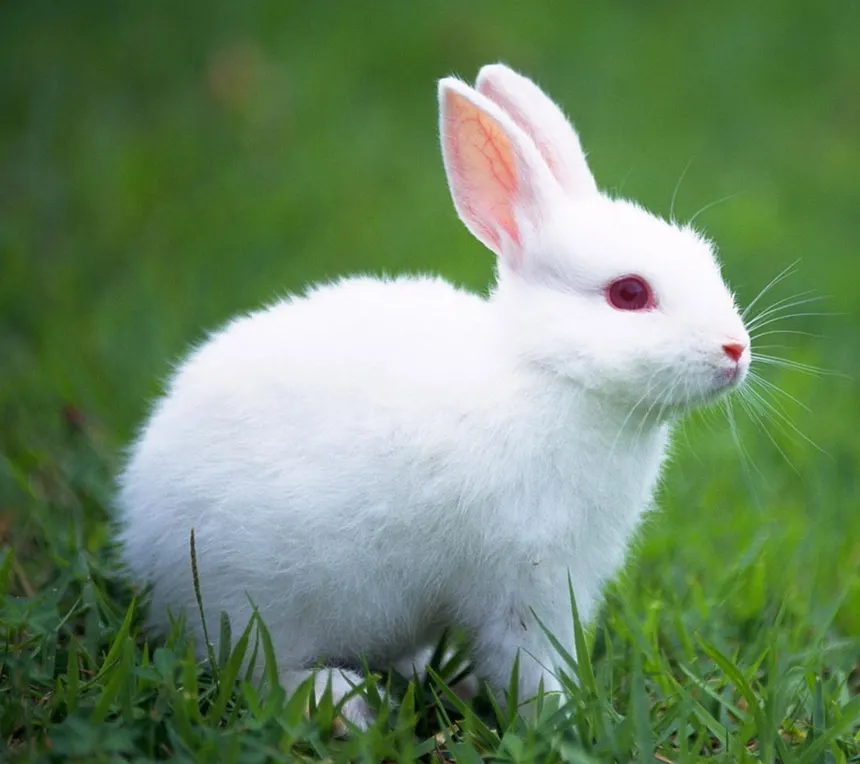
#> input picture rabit.jpg, 860 x 764 px
$ jupyter execute exp3.ipynb
#> lines starting #> are read from the running program, lines starting #| are printed output that depends on the picture
[cell 1]
import cv2
import numpy as np
import matplotlib.pyplot as plt

[cell 2]
img = cv2.imread(
    "rabit.jpg",
    cv2.IMREAD_GRAYSCALE
)
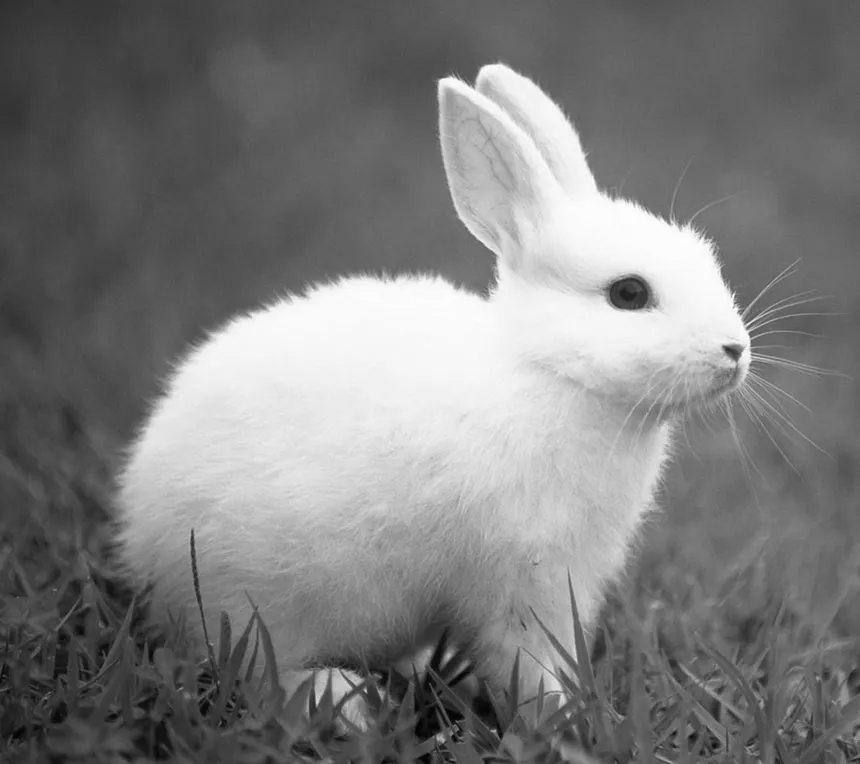
#> img: shape (764, 860); min 1, max 255, mean 124.6

print("Image shape:", img.shape)
#| Image shape: (764, 860)

plt.imshow(img, cmap="gray")
plt.title("Original Image")
plt.axis("off")
plt.show()

[cell 3]
def add_noise(image, amount=0.04):

#> called with amount = 0.04
    noisy = image.copy()

    random = np.random.random(image.shape)

    noisy[random < amount / 2] = 0
    noisy[random > 1 - amount / 2] = 255
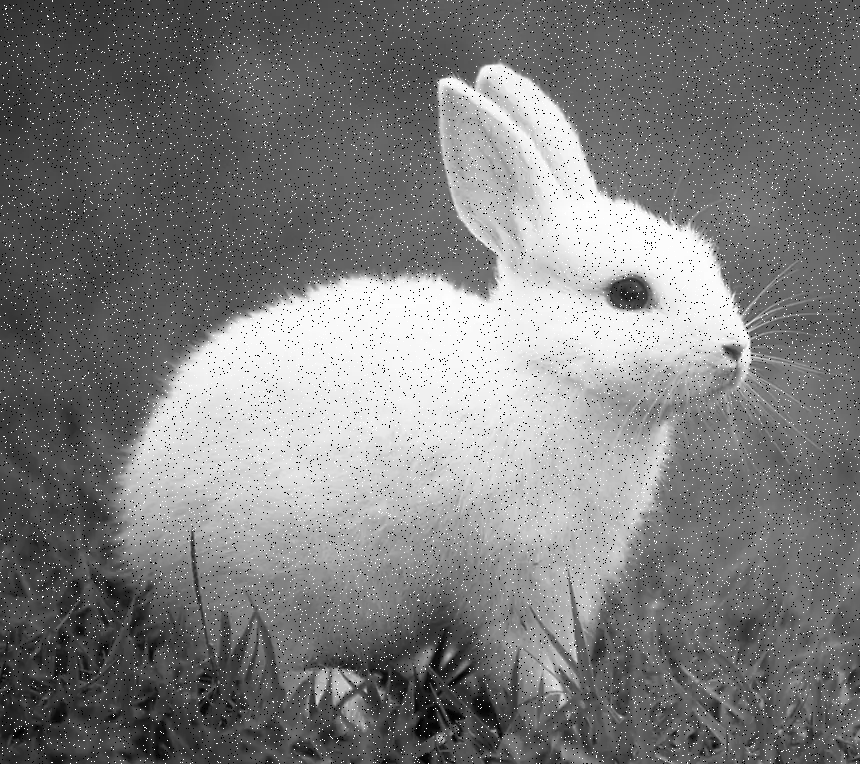
#> noisy: shape (764, 860); min 0, max 255, mean 124.8

    return noisy


noisy_img = add_noise(img, 0.04)

plt.imshow(noisy_img, cmap="gray")
plt.title("Noisy Image")
plt.axis("off")
plt.show()

[cell 4]
def mean_filter(image, kernel=3, stride=1):

#> called with kernel = 3, stride = 1
    p = kernel // 2
    padded = np.pad(image, p, mode="reflect")

    h, w = image.shape
#> h = 764; w = 860

    out_h = (h - kernel) // stride + 1
#> out_h = 762
    out_w = (w - kernel) // stride + 1
#> out_w = 858

    result = np.zeros((out_h, out_w), dtype=np.uint8)

    for i in range(out_h):
        for j in range(out_w):

            window = padded[
                i * stride:i * stride + kernel,
                j * stride:j * stride + kernel
            ]

            result[i, j] = int(np.mean(window))
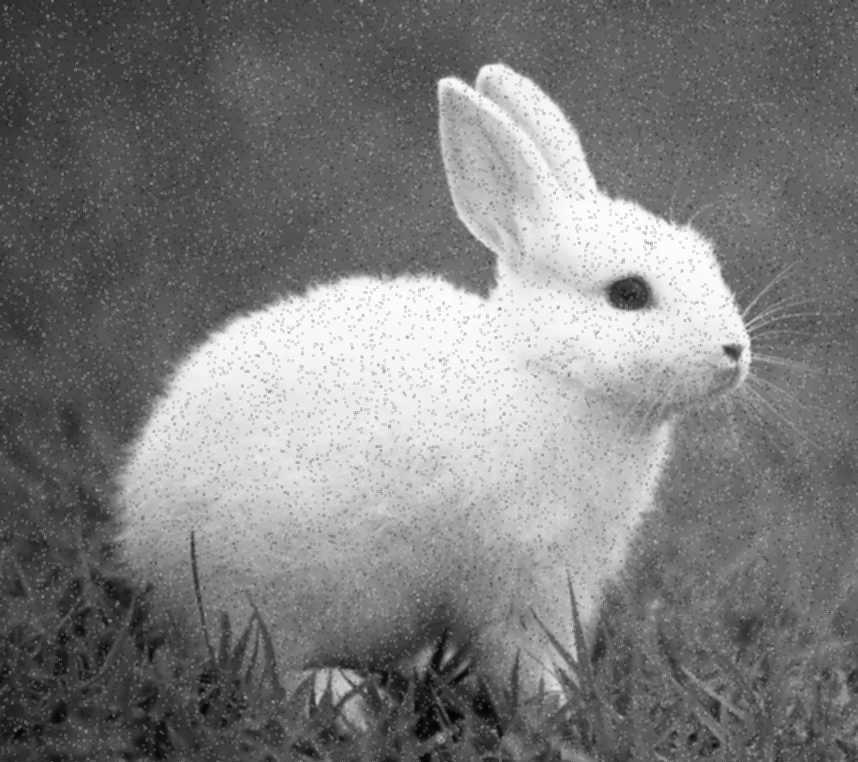
#> result: shape (762, 858); min 4, max 254, mean 124.6

    return result

[cell 5]
def median_filter(image, kernel=3, stride=1):

#> called with kernel = 3, stride = 1
    p = kernel // 2
    padded = np.pad(image, p, mode="reflect")

    h, w = image.shape
#> h = 764; w = 860

    out_h = (h - kernel) // stride + 1
#> out_h = 762
    out_w = (w - kernel) // stride + 1
#> out_w = 858

    result = np.zeros((out_h, out_w), dtype=np.uint8)

    for i in range(out_h):
        for j in range(out_w):

            window = padded[
                i * stride:i * stride + kernel,
                j * stride:j * stride + kernel
            ]

            result[i, j] = int(np.median(window))

    return result

[cell 6]
mean_img = mean_filter(noisy_img, 3, 1)

median_img = median_filter(noisy_img, 3, 1)

[cell 7]
plt.figure(figsize=(12, 8))

plt.subplot(2, 2, 1)
plt.imshow(img, cmap="gray")
plt.title("Original")
plt.axis("off")

plt.subplot(2, 2, 2)
plt.imshow(noisy_img, cmap="gray")
plt.title("Salt & Pepper Noise")
plt.axis("off")

plt.subplot(2, 2, 3)
plt.imshow(mean_img, cmap="gray")
plt.title("Mean Filter")
plt.axis("off")

plt.subplot(2, 2, 4)
plt.imshow(median_img, cmap="gray")
plt.title("Median Filter")
plt.axis("off")

plt.tight_layout()
plt.show()
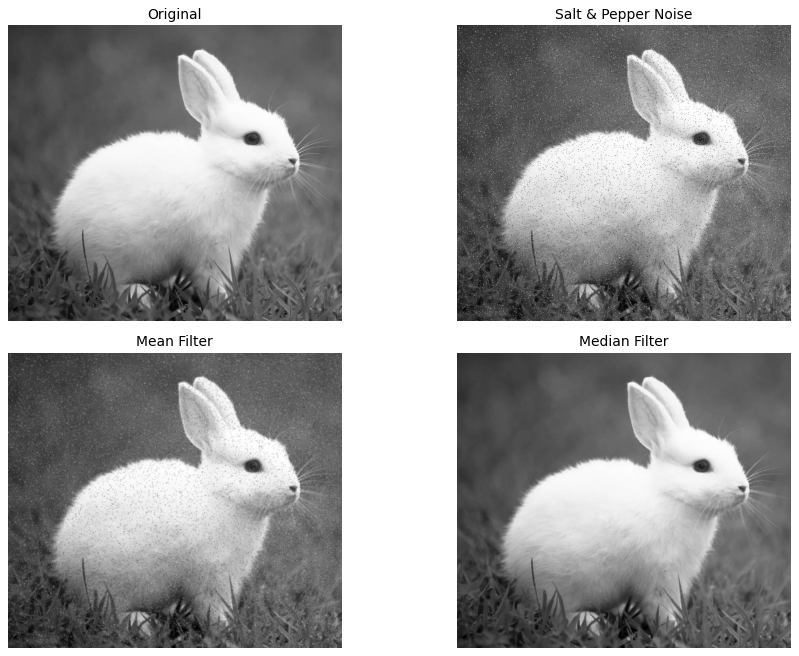
#> figure drawn by matplotlib, 4 panels

$ run again, with dog.jpg copied over rabit.jpg
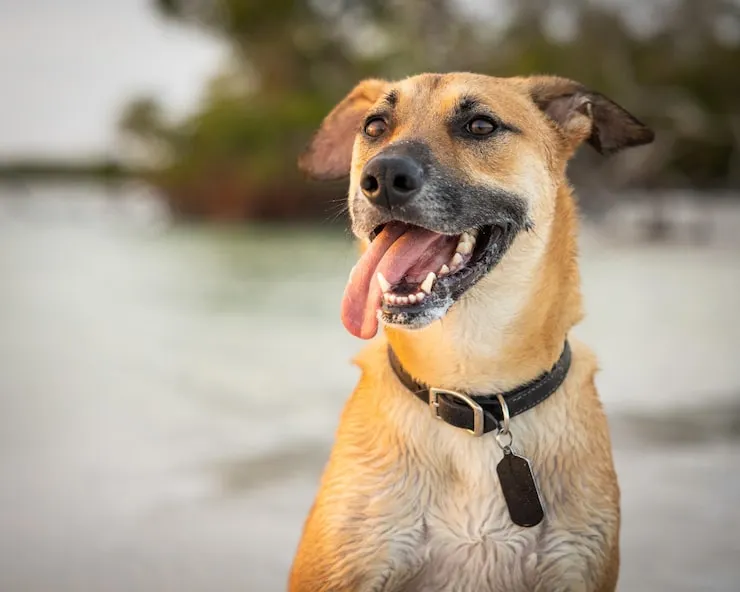
#> input picture dog.jpg, 740 x 592 px
#| Image shape: (592, 740)
#> in mean_filter, `padded = np.pad(image, p, mode="reflect")`:
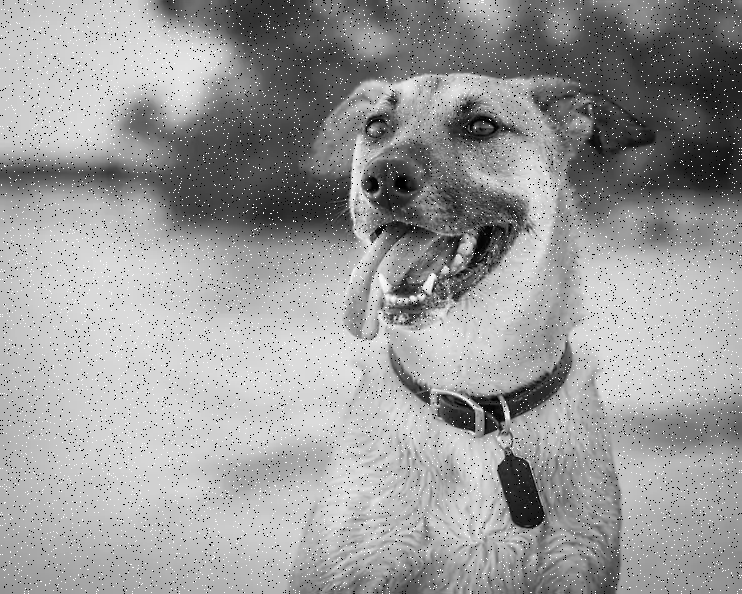
#> padded: shape (594, 742); min 0, max 255, mean 155.2
#> after the loop in mean_filter, `for i in range(out_h):`:
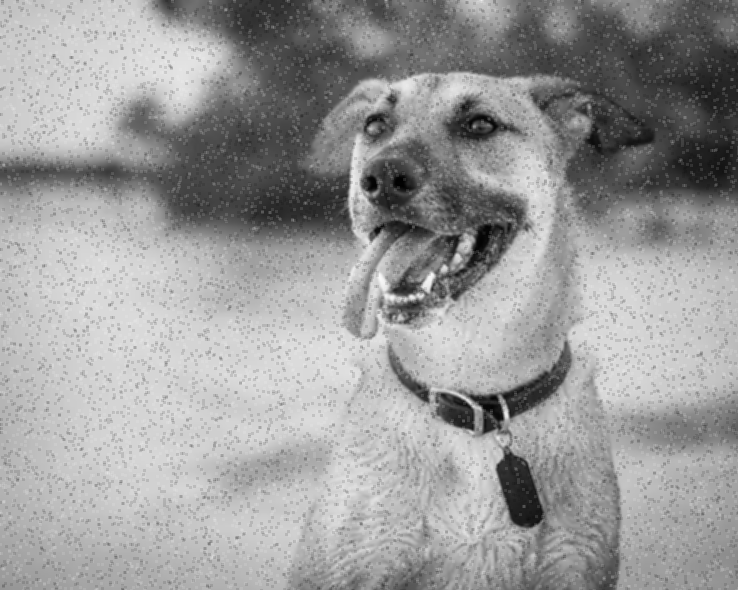
#> result: shape (590, 738); min 0, max 249, mean 155

$ run again, with flower.jpg copied over rabit.jpg
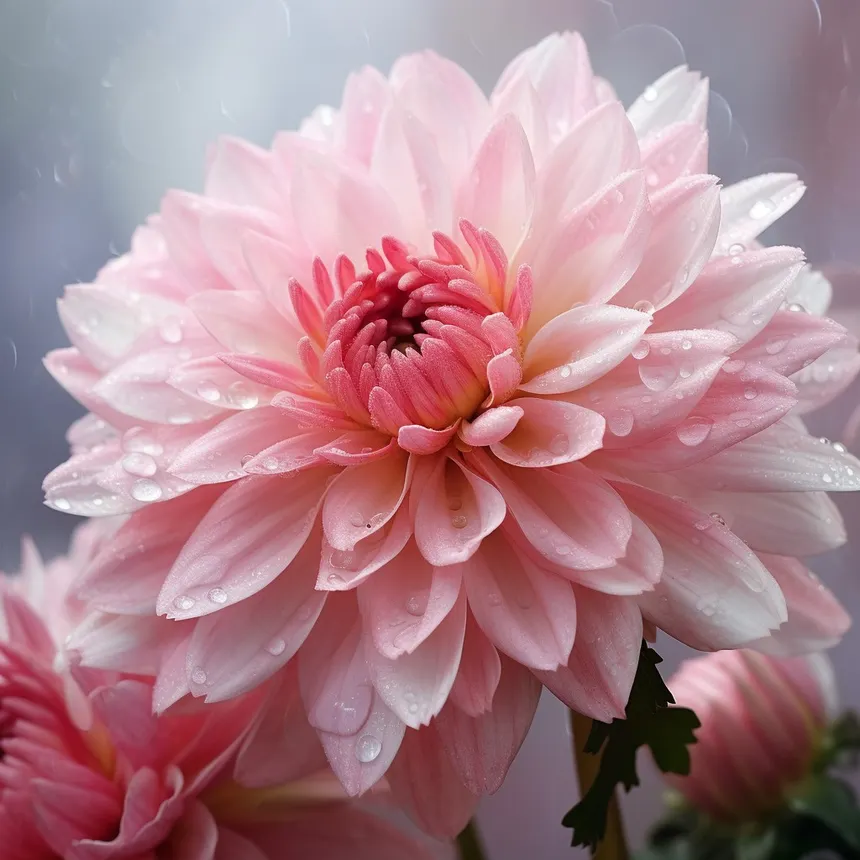
#> input picture flower.jpg, 860 x 860 px
#| Image shape: (860, 860)
#> in add_noise, `noisy[random > 1 - amount / 2] = 255`:
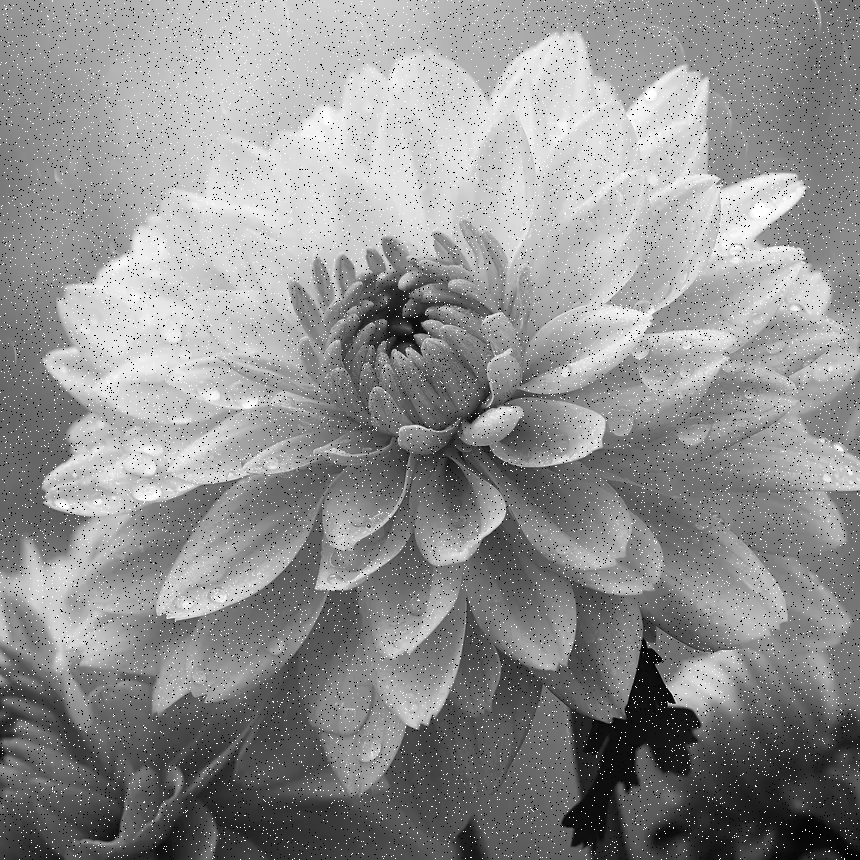
#> noisy: shape (860, 860); min 0, max 255, mean 143.8
#> `plt.show()`:
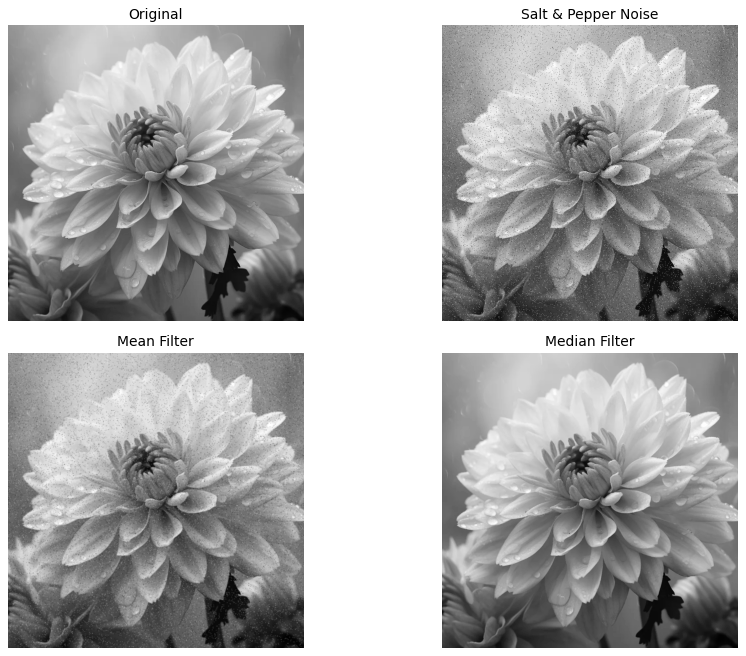
#> figure drawn by matplotlib, 4 panels
